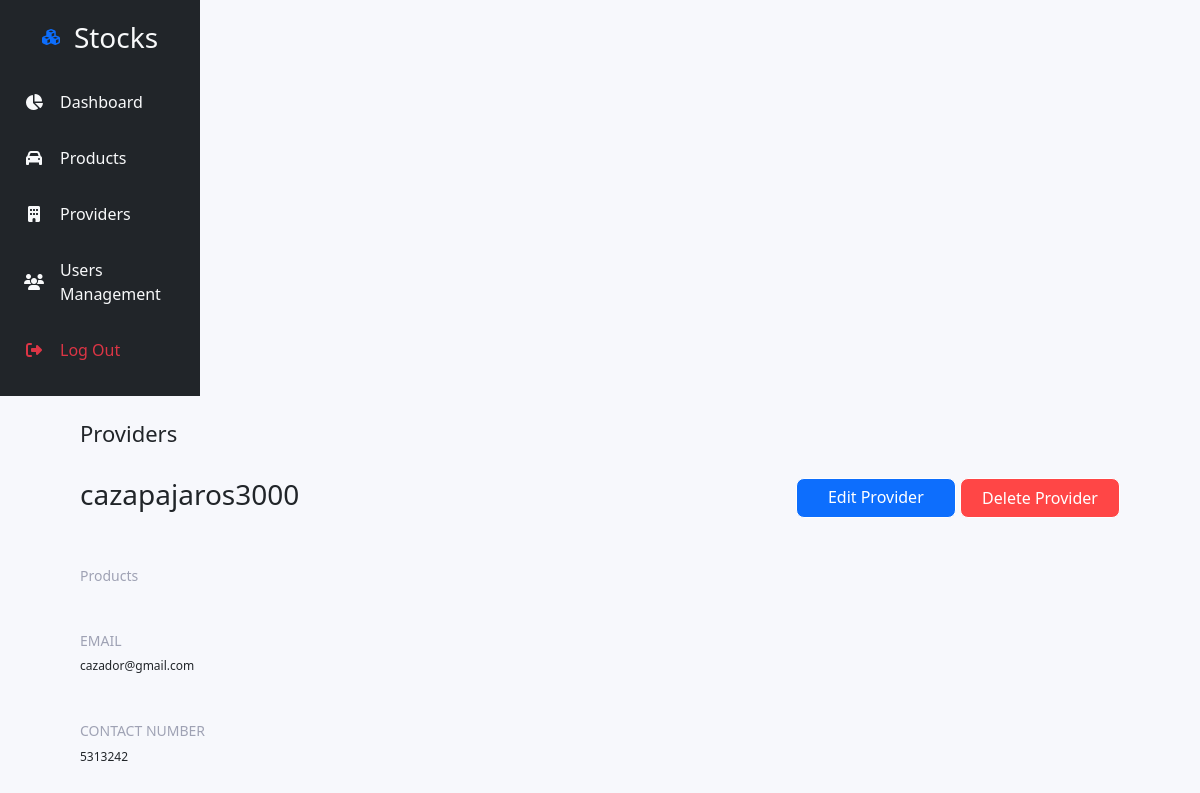
Page /provider/21/detail (signed in) on the committed database.
### tables this page shows
CREATE TABLE providers (id INTEGER PRIMARY KEY AUTOINCREMENT, name TEXT NOT NULL, product TEXT NOT NULL, email TEXT UNIQUE NOT NULL, contact_number TEXT NOT NULL);

### routes.py (the view)
    @app.route('/provider/<int:id>/detail')
    @login_required
    def providerDetails(id):
        con = sqlite3.connect("stocks.db")
        con.row_factory = sqlite3.Row
        cur = con.cursor()
        query = """SELECT * from providers where id = ?"""
        cur.execute(query, (id,))
        provider = cur.fetchone()
        productsQuery = """SELECT * from products"""
        cur.execute(productsQuery)
        products = cur.fetchall()
        return render_template('provider_detail.html', provider=provider, products=products)

### app.py (called while the page is built)
@login_manager.user_loader
def load_user(user_id):
    for user in users:
        if user.id == user_id:
            return user
    return None

### templates/provider_detail.html (shortened to what this page needs)
{% extends '_base.html' %}
{% import '_components.html' as components %}
{% block content %}
<div class="container-fluid">
  <div class="row vh-100">
    {{ components.sidebar() }}
    <div class="container p-0">
      {{ components.header('Providers') }}
      <div class="d-flex justify-content-between pt-4">
        <h3>{{provider.name}}</h3>
        <div>
          <a type="button" class="btn btn-primary boton" href="/provider/{{provider['id']}}/edit">Edit Provider</a>
          <button type="button" class="btn btn-primary boton" id="boton2" data-bs-toggle="modal" data-bs-target="#exampleModal">Delete Provider</button>
        </div>
      </div>
      <div class="pt-4 mt-4">
        <h6 class="font-14 labelpeque">Products</h6>
      </div>
      <div class="pt-4 mt-4">
        <h6 class="font-14 labelpeque">EMAIL</h6>
        <P class="font-12">{{provider.email}}</P>
      </div>
      <div class="pt-4 mt-4">
        <h6 class="font-14 labelpeque">CONTACT NUMBER</h6>
        <P class="font-12">{{provider.contact_number}}</P>
      </div>
    </div>
  </div>
</div>
{% endblock %}

### static/css/main.css (style rules this page uses)
body { margin: 0; padding: 0; background-color: #F7F8FC !important; }
.container { max-width: 1040px !important; }
.boton { height: 40px; width: 160px; border-radius: 8px !important; border-style: solid !important; border-color: white !important; }
#boton2 { background-color:#ff4646 !important; border-style: solid !important; border-color: white !important; }
.labelpeque { color:#9FA2B4; }
.font-12 { font-size: 12px !important; }
.font-14 { font-size: 14px !important; }

### rows in the picture
providers: name "cazapajaros3000", email "cazador@gmail.com", contact_number "5313242"

### other values in the picture
{{ label }} "Dashboard Products Providers Users Management"
{{ namePage }} "Providers"
